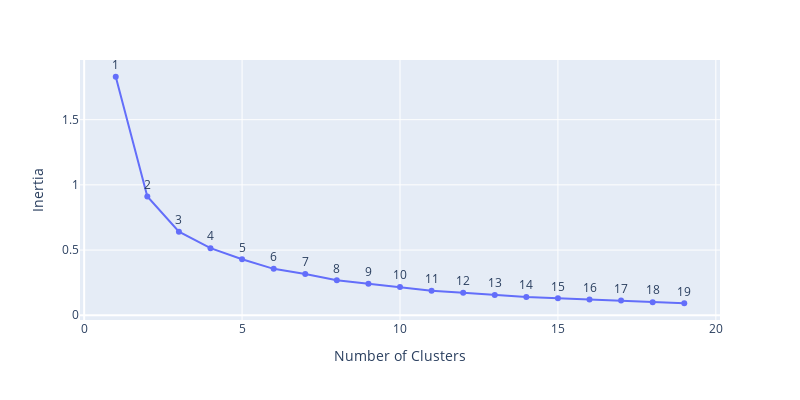

Notebook cell for this chart:
### Code cell
# fitting multiple k-means algorithms and storing the values in an empty list
SSE = []
for cluster in range(1, 20):
    kmeans = KMeans(n_clusters = cluster, random_state = 4, init = 'k-means++')
    kmeans.fit(df_2_cl_ft)
    SSE.append(kmeans.inertia_)
    
# converting the results into a dataframe and plotting them
df_inertia = pd.DataFrame({'Number of Clusters':range(1, 20), 'Inertia':SSE})

fig = px.line(df_inertia, 
              x = "Number of Clusters", 
              y = "Inertia",
              width = 800,
              height = 400,
              text = 'Number of Clusters'
              )

fig.update_traces(textposition = 'top center')

fig.show()

### Figure 1 — Plotly figure (JSON) as saved in the notebook; plotly's stock layout.template omitted (floating-point values rounded to 4 significant figures)
{"data": [{"hovertemplate": "Number of Clusters=%{text}<br>Inertia=%{y}<extra></extra>", "legendgroup": "", "line": {"color": "#636efa", "dash": "solid"}, "marker": {"symbol": "circle"}, "mode": "text+markers+lines", "name": "", "orientation": "v", "showlegend": false, "text": [1, 2, 3, 4, 5, 6, 7, 8, 9, 10, 11, 12, 13, 14, 15, 16, 17, 18, 19], "textposition": "top center", "type": "scatter", "x": [1, 2, 3, 4, 5, 6, 7, 8, 9, 10, 11, 12, 13, 14, 15, 16, 17, 18, 19], "xaxis": "x", "y": [1.829, 0.9113, 0.6404, 0.5144, 0.4292, 0.3558, 0.3171, 0.2684, 0.2415, 0.2162, 0.1873, 0.1722, 0.1549, 0.1393, 0.13, 0.1215, 0.1128, 0.09981, 0.09204], "yaxis": "y"}], "layout": {"height": 400, "legend": {"tracegroupgap": 0}, "margin": {"t": 60}, "width": 800, "xaxis": {"anchor": "y", "autorange": true, "domain": [0, 1], "range": [-0.1319, 20.13], "title": {"text": "Number of Clusters"}, "type": "linear"}, "yaxis": {"anchor": "x", "autorange": true, "domain": [0, 1], "range": [-0.03643, 1.958], "title": {"text": "Inertia"}, "type": "linear"}}}
